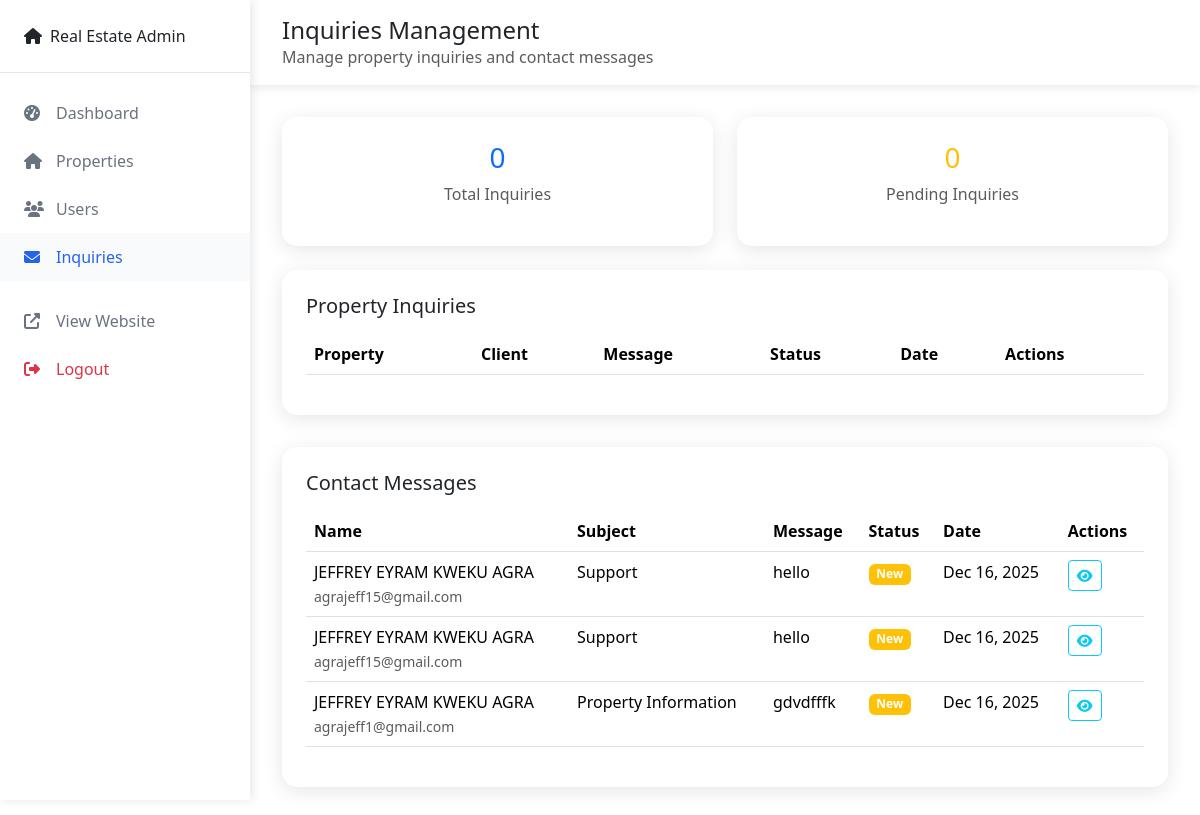
/admin/inquiries.php (signed in), run on the app's committed database.
### tables this page shows
CREATE TABLE `contact_messages` (
  `id` int(11) NOT NULL AUTO_INCREMENT,
  `name` varchar(100) NOT NULL,
  `email` varchar(150) NOT NULL,
  `phone` varchar(20) DEFAULT NULL,
  `subject` varchar(200) NOT NULL,
  `message` text NOT NULL,
  `status` enum('new','read','responded') DEFAULT 'new',
  `admin_response` text DEFAULT NULL,
  `responded_by` int(11) DEFAULT NULL,
  `responded_at` timestamp NULL DEFAULT NULL,
  `created_at` timestamp NOT NULL DEFAULT current_timestamp(),
  PRIMARY KEY (`id`),
  KEY `idx_status` (`status`),
  KEY `fk_contact_responded_by` (`responded_by`)
);

### admin/inquiries.php (the view, shortened to what this page needs)
<?php
include('../Database/connection.php');
$contact_messages = [];
$table_check = $conn->query("SHOW TABLES LIKE 'contact_messages'");
if ($table_check->num_rows > 0) {
    $contact_query = "SELECT id, name, email, phone, subject, message, status, created_at
                      FROM contact_messages
                      ORDER BY created_at DESC
                      LIMIT 50";
    $contact_messages = $conn->query($contact_query)->fetch_all(MYSQLI_ASSOC);
}
$total_inquiries = $conn->query("SELECT COUNT(*) as count FROM inquiries")->fetch_assoc()['count'];
$pending_inquiries = $conn->query("SELECT COUNT(*) as count FROM inquiries WHERE status = 'pending'")->fetch_assoc()['count'];
?>
<!DOCTYPE html>
<html lang="en">
<head>
    <link rel="stylesheet" href="../bootstrap-5.3.7-dist/css/bootstrap.min.css">
    <link rel="stylesheet" href="https://cdnjs.cloudflare.com/ajax/libs/font-awesome/6.5.0/css/all.min.css">
</head>
<body>
<nav class="sidebar">
    <div class="sidebar-header">
        <a href="dashboard.php" class="navbar-brand text-decoration-none">
            <i class="fas fa-home me-2"></i>Real Estate Admin
        </a>
    </div>
    <div class="sidebar-nav">
        <ul class="nav flex-column">
            <li class="nav-item">
                <a href="dashboard.php" class="nav-link">
                    <i class="fas fa-tachometer-alt"></i>Dashboard
                </a>
            </li>
            <li class="nav-item">
                <a href="properties.php" class="nav-link">
                    <i class="fas fa-home"></i>Properties
                </a>
            </li>
            <li class="nav-item">
                <a href="users.php" class="nav-link">
                    <i class="fas fa-users"></i>Users
                </a>
            </li>
            <li class="nav-item">
                <a href="inquiries.php" class="nav-link active">
                    <i class="fas fa-envelope"></i>Inquiries
                </a>
            </li>
            <li class="nav-item mt-3">
                <a href="../index.php" class="nav-link">
                    <i class="fas fa-external-link-alt"></i>View Website
                </a>
            </li>
            <li class="nav-item">
                <a href="../logout.php" class="nav-link text-danger">
                    <i class="fas fa-sign-out-alt"></i>Logout
                </a>
            </li>
        </ul>
    </div>
</nav>
<div class="main-content">
    <div class="top-navbar">
        <h4 class="mb-0">Inquiries Management</h4>
        <p class="text-muted mb-0">Manage property inquiries and contact messages</p>
    </div>
    <div class="content-area">
        <div class="row mb-4">
            <div class="col-md-6">
                <div class="stat-card">
                    <h3 class="text-primary"><?= $total_inquiries; ?></h3>
                    <p class="text-muted">Total Inquiries</p>
                </div>
            </div>
            <div class="col-md-6">
                <div class="stat-card">
                    <h3 class="text-warning"><?= $pending_inquiries; ?></h3>
                    <p class="text-muted">Pending Inquiries</p>
                </div>
            </div>
        </div>
        <div class="table-card">
            <h5 class="mb-3">Property Inquiries</h5>
            <div class="table-responsive">
                <table class="table table-hover">
                    <thead>
                        <tr>
                            <th>Property</th>
                            <th>Client</th>
                            <th>Message</th>
                            <th>Status</th>
                            <th>Date</th>
                            <th>Actions</th>
                        </tr>
                    </thead>
                </table>
            </div>
        </div>
        <?php if (!empty($contact_messages)): ?>
            <div class="table-card">
                <h5 class="mb-3">Contact Messages</h5>
                <div class="table-responsive">
                    <table class="table table-hover">
                        <thead>
                            <tr>
                                <th>Name</th>
                                <th>Subject</th>
                                <th>Message</th>
                                <th>Status</th>
                                <th>Date</th>
                                <th>Actions</th>
                            </tr>
                        </thead>
                        <tbody>
                            <?php foreach ($contact_messages as $contact): ?>
                                <tr>
                                    <td>
                                        <div><?= htmlspecialchars($contact['name']); ?></div>
                                        <small class="text-muted"><?= htmlspecialchars($contact['email']); ?></small>
                                    </td>
                                    <td><?= htmlspecialchars($contact['subject']); ?></td>
                                    <td>
                                        <div style="max-width: 300px; white-space: nowrap; overflow: hidden; text-overflow: ellipsis;">
                                            <?= htmlspecialchars($contact['message']); ?>
                                        </div>
                                    </td>
                                    <td>
                                        <span class="badge bg-<?= $contact['status'] === 'new' ? 'warning' : ($contact['status'] === 'responded' ? 'success' : 'info'); ?>">
                                            <?= ucfirst($contact['status']); ?>
                                        </span>
                                    </td>
                                    <td><?= date('M j, Y', strtotime($contact['created_at'])); ?></td>
                                    <td>
                                        <button class="btn btn-sm btn-outline-info" onclick="viewContact(<?= $contact['id']; ?>)">
                                            <i class="fas fa-eye"></i>
                                        </button>
                                    </td>
                                </tr>
                            <?php endforeach; ?>
                        </tbody>
                    </table>
                </div>
            </div>
        <?php endif; ?>
    </div>
</div>
</body>
</html>

### admin/inquiries.php (style rules this page uses)
.sidebar { position: fixed; top: 0; left: 0; height: 100vh; width: 250px; background: white; box-shadow: 2px 0 10px rgba(0, 0, 0, 0.1); z-index: 1000; }
.main-content { margin-left: 250px; min-height: 100vh; }
.sidebar-header { padding: 1.5rem; border-bottom: 1px solid #e5e7eb; }
.sidebar-nav { padding: 1rem 0; }
.nav-link { display: flex; align-items: center; padding: 0.75rem 1.5rem; color: #6b7280; text-decoration: none; }
.nav-link.active { background: #f8fafc; color: #2563eb; }
.nav-link i { width: 20px; margin-right: 0.75rem; }
.top-navbar { background: white; padding: 1rem 2rem; box-shadow: 0 2px 10px rgba(0, 0, 0, 0.1); }
.content-area { padding: 2rem; }
.table-card { background: white; border-radius: 15px; padding: 1.5rem; box-shadow: 0 4px 20px rgba(0, 0, 0, 0.1); margin-bottom: 2rem; }
.stat-card { background: white; border-radius: 15px; padding: 1.5rem; box-shadow: 0 4px 20px rgba(0, 0, 0, 0.1); text-align: center; }

### data on the page
contact_messages: name "JEFFREY EYRAM KWEKU AGRA", email "agrajeff15@gmail.com", subject "Support", message "hello", status "New", created_at "Dec 16, 2025"
contact_messages: name "JEFFREY EYRAM KWEKU AGRA", email "agrajeff15@gmail.com", subject "Support", message "hello", status "New", created_at "Dec 16, 2025"
contact_messages: name "JEFFREY EYRAM KWEKU AGRA", email "agrajeff1@gmail.com", subject "Property Information", message "gdvdfffk", status "New", created_at "Dec 16, 2025"

### other printed values
$total_inquiries "0"
$pending_inquiries "0"
